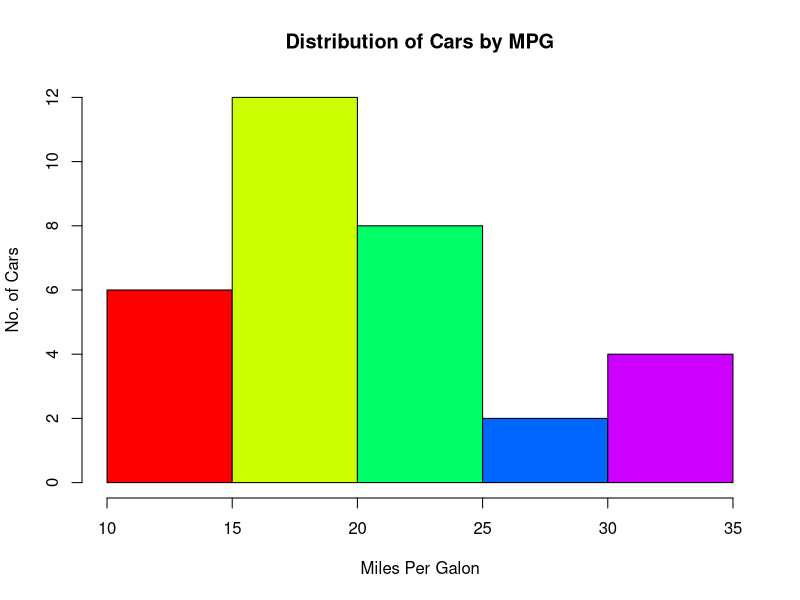
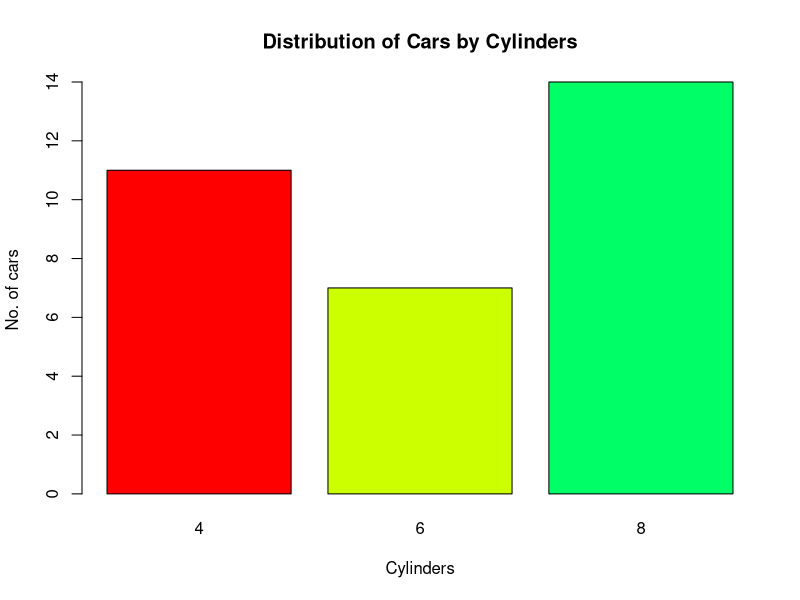
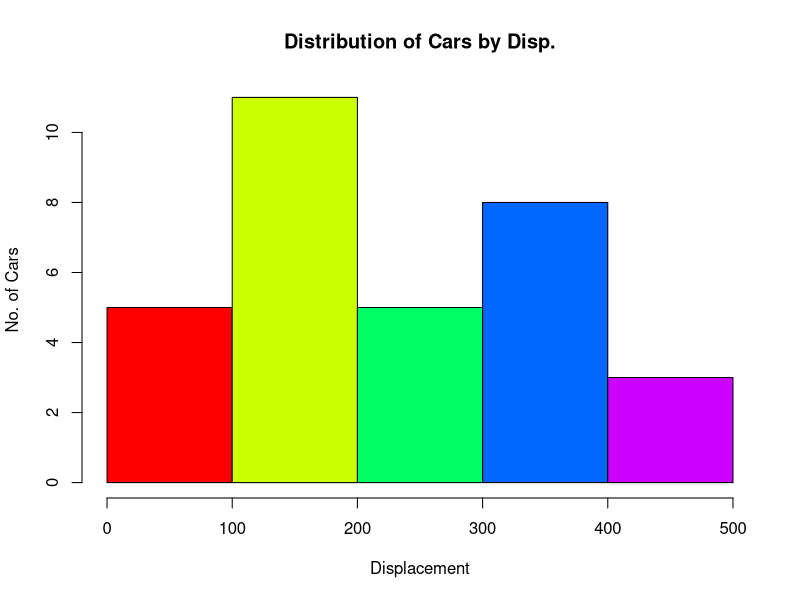
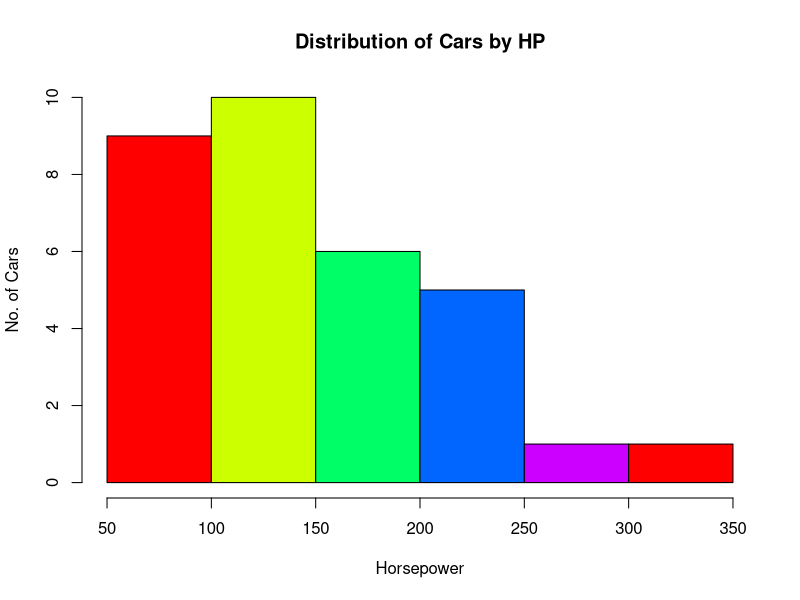
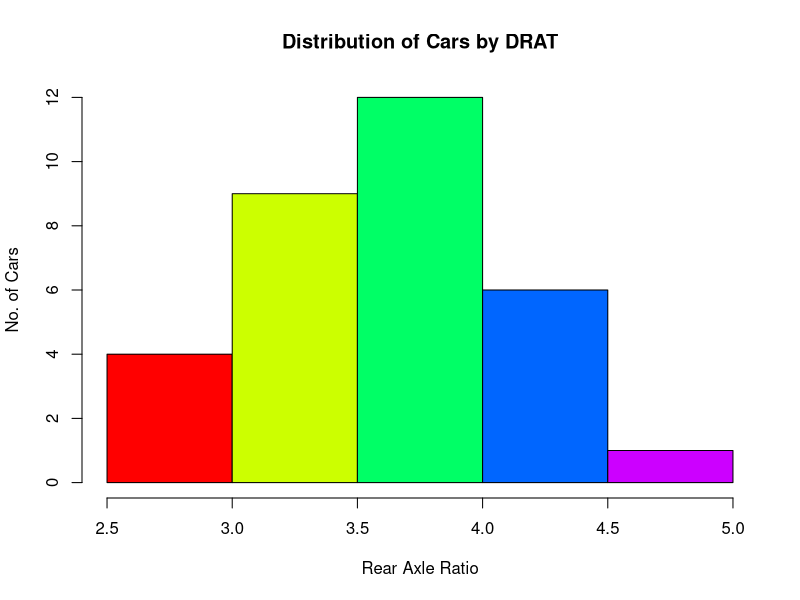
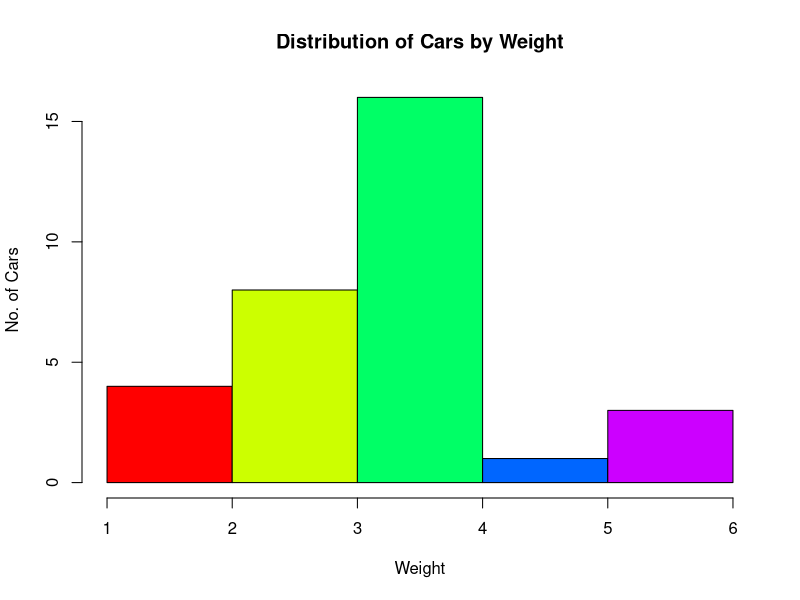
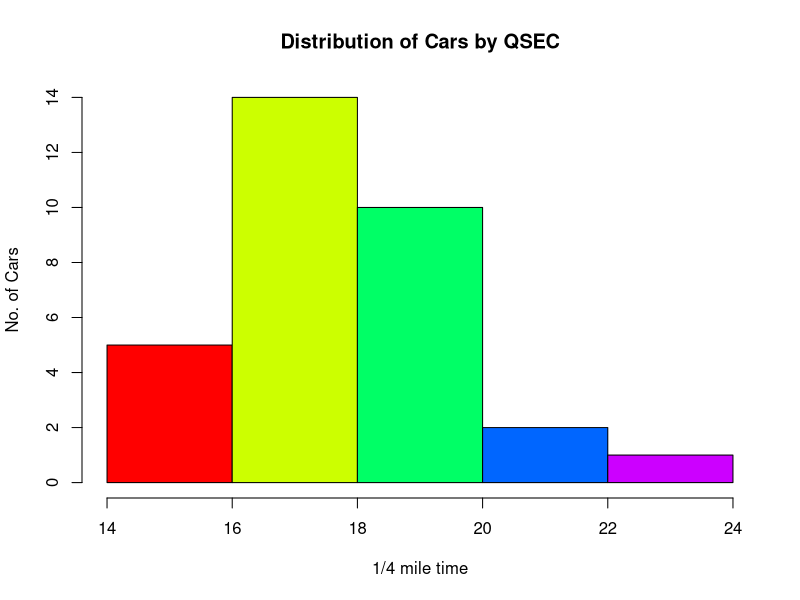
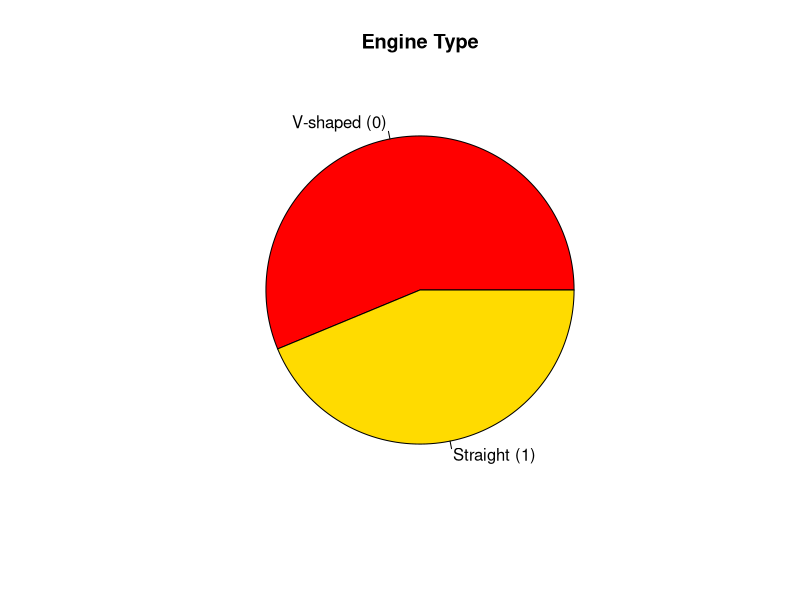

Recreate these plots in R, in order. (Note: this script raises an error after producing the figures.)
require(datasets)
require(dplyr)

# 1. Loading Data
data('mtcars')

# Discovering the dataset
str(mtcars)     # No. of Observations & No. of Variables & Values of each column
names(mtcars)   # Dataset Keys
head(mtcars)    # Head of the dataset
tail(mtcars)    # Tail of the dataset
summary(mtcars) # Statistics of each column.


# 2. Extracting Information
# Display the head of each type of transmission -manual and automatic- separately.
print(head(filter(mtcars, am == 1)))   # Manual Transmission
print(head(filter(mtcars, am == 0)))   # Automatic Transmission

# Display the top 10 cars according to: Displacement, hp & drat.
# Method 1: Using order from base
print(head(mtcars[with(mtcars, order(-disp, -hp, -drat)),], 10))  # Sorting by the three columns at same time
print(head(mtcars[with(mtcars, order(-disp)),], 10))              # Sorting by the displacement
print(head(mtcars[with(mtcars, order(-hp)),], 10))                # Sorting by the Horse Power (HP)
print(head(mtcars[with(mtcars, order(-drat)),], 10))              # Sorting by the DRAT


# Method 2: By using arrange from dplyr
print(head(arrange(mtcars, desc(disp), desc(hp), desc(drat)), 10))   # Sorting by the three columns at same time
print(head(arrange(mtcars, desc(disp)), 10))                         # Sorting by the displacement
print(head(arrange(mtcars, desc(hp)), 10))                           # Sorting by the Horse Power (HP)
print(head(arrange(mtcars, desc(drat)), 10))                         # Sorting by the DRAT

# Display cars whose mpg is above average only.
average_mpg = sum(mtcars['mpg']) / nrow(mtcars['mpg'])
print(filter(mtcars, mpg > average_mpg))

# Chart Representations
# mpg   -> Histogram
hist(mtcars$mpg, main='Distribution of Cars by MPG', xlab='Miles Per Galon', ylab='No. of Cars',
     col=rainbow(5))
# cyl   -> Bar Plot
barplot(table(mtcars$cyl), xlab='Cylinders', ylab='No. of cars', 
        main='Distribution of Cars by Cylinders', col=rainbow(5))
# disp  -> Histogram
hist(mtcars$disp, main='Distribution of Cars by Disp.', xlab='Displacement',
     ylab='No. of Cars', col=rainbow(5), breaks=5)
# hp    -> Histogram
hist(mtcars$hp, main='Distribution of Cars by HP', xlab='Horsepower',
     ylab='No. of Cars', col=rainbow(5), breaks=5)
# drat  -> Histogram
hist(mtcars$drat, main='Distribution of Cars by DRAT', xlab='Rear Axle Ratio',
     ylab='No. of Cars', col=rainbow(5), breaks=5)
# wt    -> Histogram
hist(mtcars$wt, main='Distribution of Cars by Weight', xlab='Weight',
     ylab='No. of Cars', col=rainbow(5), breaks=5)
# qsec  -> Histogram
hist(mtcars$qsec, main='Distribution of Cars by QSEC', xlab='1/4 mile time',
     ylab='No. of Cars', col=rainbow(5), breaks=5)
# vs    -> Pie Chart
pie(table(mtcars$vs), main='Engine Type', labels=c('V-shaped (0)', 'Straight (1)'), col=rainbow(7))
# am    -> Pie Chart
pie(table(mtcars$am), main='Transmission', labels=c('Automatic (0)', 'Manual (1)'), col=rainbow(7))
# gear  -> Pie Chart
barplot(table(mtcars$gear), xlab='# of gears', ylab='No. of cars', 
        main='Distribution of Cars by # of gears', col=rainbow(5))

# carb  -> Bar Plot
barplot(table(mtcars$carb), xlab='Number of Carburetors', ylab='No. of cars', 
        main='Distribution of Cars by Carburetors', col=rainbow(5))


# Plot the boxplots for the following features: disp, hp and qsec.
boxplot(mtcars$disp, data=mtcars, main='Boxplot of Displacement')
boxplot(mtcars$hp, data=mtcars, main='Boxplot of Horse Power')
boxplot(mtcars$qsec, data=mtcars, main='Boxplot of 1/4 mile time (qsec)')
# Extract the 3 main percentiles.
print(quantile(mtcars$disp, c(0.25, .5, .75)))        # Percentiles of displacement
print(quantile(mtcars$hp, c(0.25, .5, .75)))          # Percentiles of hp
print(quantile(mtcars$qsec, c(0.25, .5, .75)))        # Percentiles of qsec




# 2. Distribution
# A.
weight = mtcars$wt
weight_sorted = weight[order(weight)]
cumulative = pnorm(3.4, mean(weight_sorted), sd(weight_sorted))
prob = 1 - cumulative
paste("Percentage of cars having weight of 3.4 lb or more is ", prob*100, "%", sep = "")

# B.
manual_count = 0
for (i in mtcars$vs)
{
  if (i == 1) 
  {
    manual_count = manual_count + 1
  }
}
success_prob = manual_count / length(mtcars$vs) #Probability of a car being manual
cumulative = pbinom(seq(0,32), 32, success_prob)
paste("The probability of 18 or less cars being manuals out of the 32 cars is", cumulative[19])

# C.
sample_space_count = 5^12
favourable_outcomes = 0
for (i in seq(0,4))
{
  favourable_outcomes = favourable_outcomes + (factorial(12)/(factorial(12-i)*factorial(i))) * 4^(12-i)
}
paste("The probability of 4 or less parking spaces being filled with the correct car type is", as.character(favourable_outcomes/sample_space_count))



# 4. Permutations and Combinations
# A.
#Method 1:
perms = permutations(3,3,seq(0,2), repeats.allowed = TRUE)
perms <- perms[-1:-9,]
perms

#Method 2:
perms = c()
for (i in 1:2)
{
  for (j in 0:2)
  {
    for (k in 0:2)
    {
      perms = append(perms, c(i,j,k))
    }
  }
}
perms = matrix(perms, 3^3 - 3^2, 3, byrow = TRUE)
perms

#B)
#Method 1:
sample_space_count = (factorial(9)/(factorial(3)*factorial(9-3)))
comb_count = 1 * 1 * (factorial(2)/factorial(2-1)*factorial(1))
prob = comb_count / sample_space_count

#Method 2:
sample_space = combinations(9, 3, seq(9))
combs = combinations(2, 1, seq(3,4))
prob = nrow(combs) / nrow(sample_space)
paste("Probability of getting 3 numbers where the max is 5 and the min is 2 is ", prob, sep = "")

  

# 5. Bonus
# A. Plot Q-Q plot for the mtcars dataset.
library("car")

qqPlot(mtcars$mpg,   "unif")
qqPlot(mtcars$cyl,   "unif")
qqPlot(mtcars$disp,  "unif")
qqPlot(mtcars$hp,    "unif")
qqPlot(mtcars$drat,  "unif")
qqPlot(mtcars$wt,    "norm")
qqPlot(mtcars$qsec,  "norm")
qqPlot(mtcars$vs,    "unif")
qqPlot(mtcars$am,    "pois", lambda=32*0.56)
qqPlot(mtcars$gear,  "unif")
qqPlot(mtcars$carb,  "unif")
